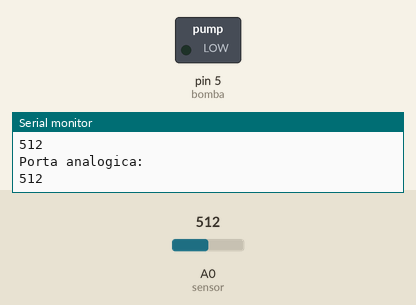
Recording of a sketch running on a simulated Arduino Uno, built with avr-gcc and run on an emulated ATmega328P. Parts: switched loads named in the sketch (green lamp = pin HIGH), the last lines printed to the serial monitor. The test bench sets the inputs (shaded band); at power-on: A0 (sensor) = 512.

Above: at 10.8 s.
10.9 s: A0 (sensor) set to 584
21.2 s: A0 (sensor) set to 610
At 31.3 s:
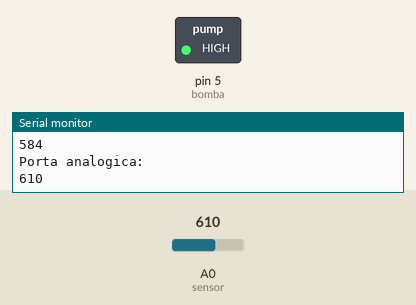
34.7 s: A0 (sensor) set to 590
At 35.6 s:
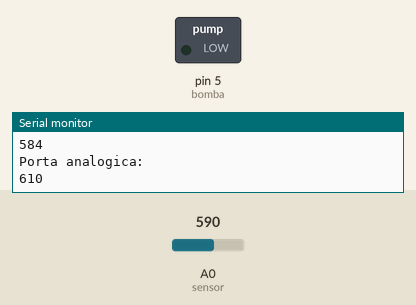
44.7 s: A0 (sensor) set to 716
At 54.4 s:
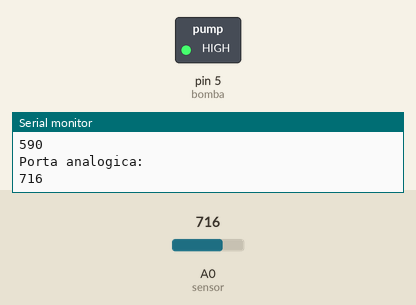
Timing chart, 0 to 58.0 s (numbered marks = the images above; inputs shaded):
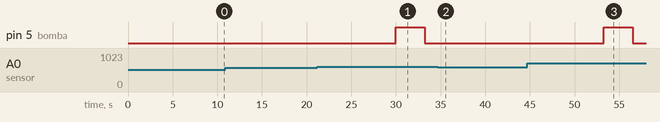

Measured:
- the behaviour switches between 600 and 601 on A0 (sensor) (found by bisection; images 0 and 1)
- after the input at 21.2 s, pin 5 (bomba): LOW → HIGH after 8.8 s, → LOW 3.3 s later
- after the input at 34.7 s, pin 5 (bomba): stays LOW (without the input it goes to HIGH after 8.6 s)
- after the input at 44.7 s, pin 5 (bomba): LOW → HIGH after 8.6 s, → LOW 3.3 s later

The sketch:

Irrigacao.ino
```cpp
#define bomba 5
#define sensor A0
int valor_analogico;

void setup() {
  Serial.begin(9600);
  pinMode (bomba, OUTPUT);
  digitalWrite (bomba, LOW);
  pinMode (sensor, INPUT);

}

void loop() {
  valor_analogico = analogRead(sensor);
  Serial.print("\nPorta analogica: \n");
  Serial.print(valor_analogico);
  if (valor_analogico > 600)
  {
    digitalWrite (bomba, HIGH);
    delay (3250);
    digitalWrite (bomba, LOW);
  } else {
    digitalWrite (bomba, LOW);
  }
  delay (10000);
}
```
